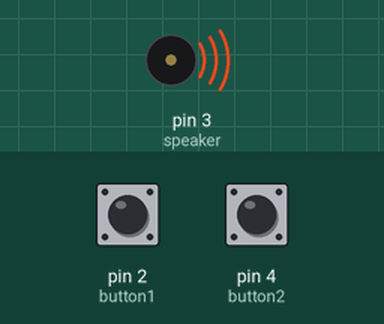
Simulated run of this sketch. Board: Arduino Uno, built with avr-gcc and run on an emulated ATmega328P. Parts: buzzer (waves = sounding). Inputs (shaded band) come from the test bench; at power-on: pin 2 (button1) LOW, pin 4 (button2) LOW.

Above: at 0.2 s.
Timing chart, 0 to 3.0 s (numbered marks = the images above):
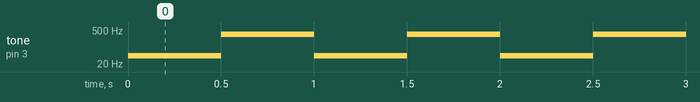

The sketch:

buttonpiezofinal.ino
```cpp
#define C4 262
#define D4 294
#define E4 330
#define F1 44
#define F6 1397

int speaker = 3;

int button1 = 2;

int button2 = 4;

int val = 0;

int val2 = 0;

void setup() {
  pinMode(button1, INPUT);
  pinMode(button2, INPUT);
}
void loop() {
  val = digitalRead(button1);
  if (val == HIGH) {
    tone(speaker, C4, 500);
    delay(500);
  }
  if (val == LOW) {
    tone(speaker, F1, 500);
    delay(500);
  }
  val2 = digitalRead(button2);
  if (val2 == HIGH) {
    tone(speaker, F6, 500);
    delay(500);
  }
  if (val2 == LOW) {
    tone(speaker, E4, 500);
    delay(500);
  }
}
```

Measured:
- by itself, tone on pin 3 (speaker): alternates 330 Hz for 0.50 s and 44 Hz for 0.50 s
